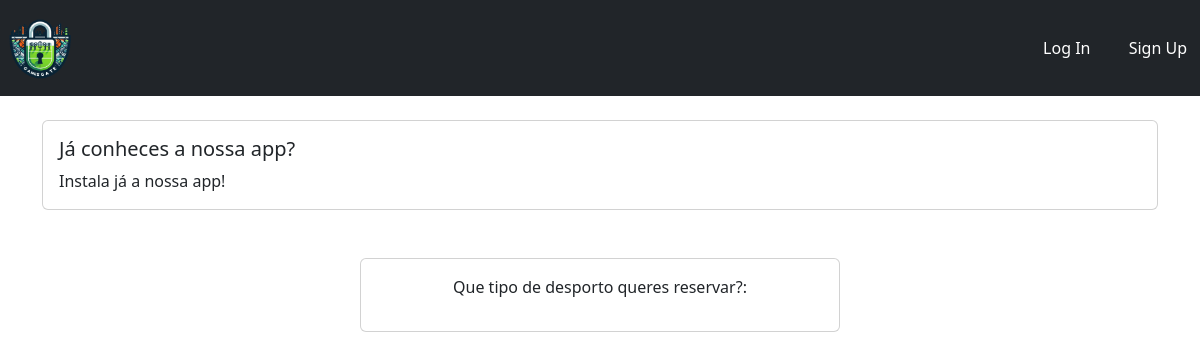
Before: / with the older database file.
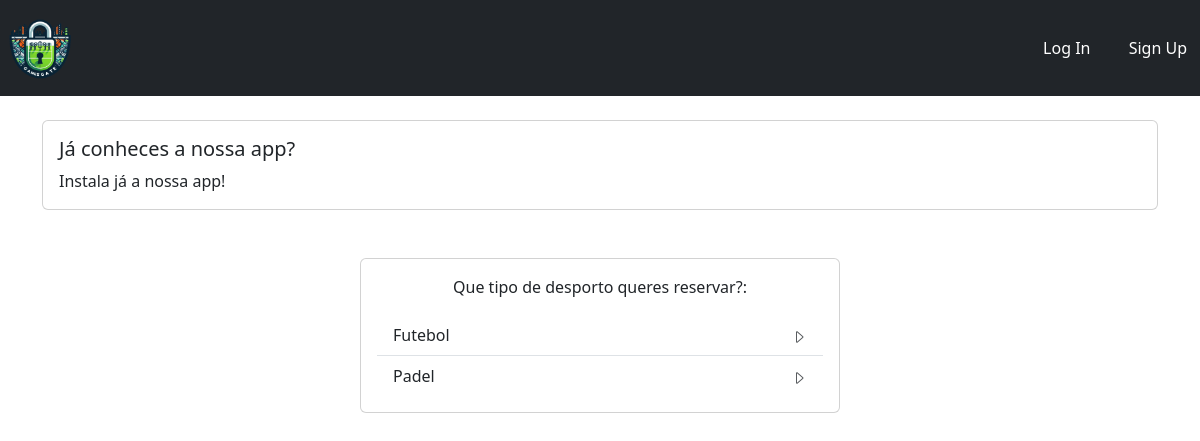
After: the same page with the newer database file.
### events/models.py (models this page shows, shortened)
class Categorie(models.Model):
    title = models.CharField(max_length=200)
    author = models.ForeignKey(
        settings.AUTH_USER_MODEL,
        on_delete=models.CASCADE
    )
    creation_date = models.DateTimeField(auto_now_add=True)

### events/views.py (the view)
# urls.py: 2. Add a URL to urlpatterns:  path('', views.home, name='home')
def home(request):
    categories = Categorie.objects.all()
    return render(request, 'home.html', {'categories': categories})

### templates/home.html (shortened to what this page needs)
{% extends "nav.html" %}
{% block content %}
<div class="container mt-4">
    <div class="card">
        <div class="card-body">
            <h5 class="card-title">Já conheces a nossa app?</h5>
            <p class="card-text">Instala já a nossa app!</p>
        </div>
    </div>
</div>
<div class="container mt-5">
    <div class="card mx-auto" style="width: 30rem;">
        <div class="card-body">
            <div class="text-center">
                <p>Que tipo de desporto queres reservar?:</p>
            </div>
            <ul class="list-group list-group-flush" id="categories-list">
                {% for category in categories %}
                <a href="#" class="list-group-item list-group-item-action d-flex justify-content-between align-items-center category-item"
                    data-category="{{ category.id }}">
                    {{ category.title }}
                    <span class="text-muted">
                        <svg xmlns="http://www.w3.org/2000/svg" width="16" height="16" fill="currentColor"
                            class="bi bi-caret-right" viewBox="0 0 16 16">
                            <path
                                d="M6 12.796V3.204L11.481 8 6 12.796zm.659.753 5.48-4.796a1 1 0 0 0 0-1.506L6.66 2.451C6.011 1.885 5 2.345 5 3.204v9.592a1 1 0 0 0 1.659.753z" />
                        </svg>
                    </span>
                </a>
                {% endfor %}
            </ul>
        </div>
    </div>
</div>
{% endblock content %}

### templates/nav.html (shortened to what this page needs)
<!DOCTYPE html>
<html lang="en">
<head>
    {% load static %}
    <link href="https://cdn.jsdelivr.net/npm/bootstrap@5.3.0-alpha3/dist/css/bootstrap.min.css" rel="stylesheet">
</head>
<body>
<nav class="navbar navbar-expand-lg navbar-light bg-dark">
    <a href="{% url 'home' %}">
        <img src="{% static 'images/GamesGate.png' %}" width="80" height="80" class="d-inline-block align-top me-3" alt="">
    </a>
    {% if user.is_authenticated %}
        {% if user.is_superuser %}
            <div class="ms-auto">
                <a class="btn btn-default me-2 text-white" href="{% url 'admin_panel' %}">Painel de administrador</a>
            </div>
        {% endif %}
    <div class="ms-auto">
        <button class="btn btn-outline-secondary dropdown-toggle text-white" type="button" id="dropdownMenuButton1" data-bs-toggle="dropdown" aria-expanded="false">My Profile</button>
        <ul class="dropdown-menu dropdown-menu-end" aria-labelledby="dropdownMenuButton1">
            <li><a class="dropdown-item" href="{% url 'user_data' %}">My Information - {{ user.username }}</a></li>
            <li><hr class="dropdown-divider"></li>
            <li><a class="dropdown-item" href="{% url 'logout' %}">Logout</a></li>
        </ul>
    {% else %}
        <div class="ms-auto">
            <a class="btn btn-default me-2 text-white" href="{% url 'login' %}">Log In</a>
            <a href="{% url 'register_user' %}" class="btn btn-default text-white">Sign Up</a>
        </div>
    {% endif %}
</nav>
{% block content %}{% endblock content %}
</body>
</html>

Changed rows visible on the page:
added Categorie: title "Futebol"
added Categorie: title "Padel"
